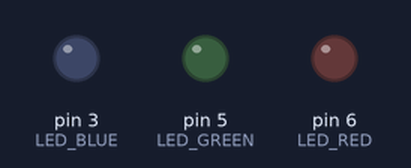
Recording of a sketch running on a simulated Arduino Uno, built with avr-gcc and run on an emulated ATmega328P. Parts: output pins drawn as LEDs (lit = HIGH).

Above: at 0.1 s.
At 5.1 s:
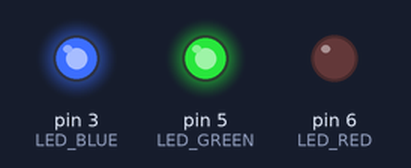
At 8.6 s:
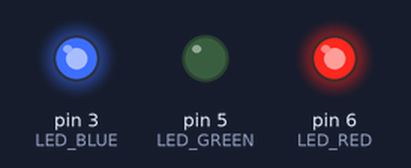
At 20.1 s:
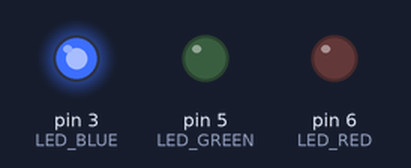
At 29.75 s:
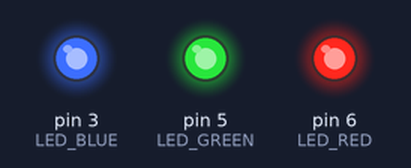
At 39.75 s:
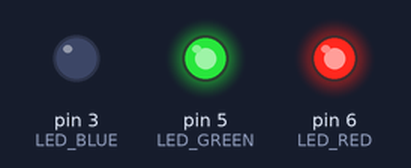
Timing chart, 0 to 40.0 s (numbered marks = the images above):
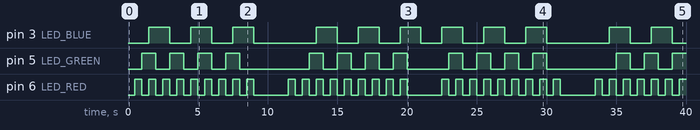

Measured:
- by itself, pin 3 (LED_BLUE): LOW → HIGH at 1.5 s, → LOW 1.5 s later, → HIGH 1.5 s later, → LOW 1.5 s later, … (22 changes in this stretch)
- by itself, pin 5 (LED_GREEN): LOW → HIGH at 1.0 s, → LOW 1.0 s later, → HIGH 1.0 s later, → LOW 1.0 s later, … (29 changes in this stretch)
- by itself, pin 6 (LED_RED): repeats every 11.0 s: 8 × (LOW 0.50 s, HIGH 0.50 s), LOW 2.5 s, HIGH 0.50 s

The sketch:

EX2.ino
```cpp
#define LED_RED 6
#define LED_GREEN 5
#define LED_BLUE 3

bool blink = true;

void blinkRedLed()
{
    const unsigned long redLedBlinkInterval = 500UL;
    static int redLedState = LOW;
    static unsigned long lastRedLedBlinkTime = 0UL;

    if (millis() - lastRedLedBlinkTime >= redLedBlinkInterval)
    {
        if (redLedState == HIGH)
        {
            redLedState = LOW;
        }
        else
        {
            redLedState = HIGH;
        }

        lastRedLedBlinkTime += redLedBlinkInterval;

        if (!blink) {
          digitalWrite(LED_RED, LOW);
        }
        else {
          digitalWrite(LED_RED, redLedState);
        }
    }
}

void blinkGreenLed()
{
    const unsigned long greenLedBlinkInterval = 1000UL;
    static int greenLedState = LOW;
    static unsigned long lastGreenLedBlinkTime = 0UL;

    if (millis() - lastGreenLedBlinkTime >= greenLedBlinkInterval)
    {
        if (greenLedState == HIGH)
        {
            greenLedState = LOW;
        }
        else
        {
            greenLedState = HIGH;
        }

        lastGreenLedBlinkTime += greenLedBlinkInterval;

        if (!blink) {
          digitalWrite(LED_GREEN, LOW);
        }
        else {
          digitalWrite(LED_GREEN, greenLedState);
        }
    }
}

void blinkBlueLed()
{
    const unsigned long blueLedBlinkInterval = 1500UL;
    static int blueLedState = LOW;
    static unsigned long lastBlueLedBlinkTime = 0UL;

    if (millis() - lastBlueLedBlinkTime >= blueLedBlinkInterval)
    {
        if (blueLedState == HIGH)
        {
            blueLedState = LOW;
        }
        else
        {
            blueLedState = HIGH;
        }

        lastBlueLedBlinkTime += blueLedBlinkInterval;

        if (!blink) {
          digitalWrite(LED_BLUE, LOW);
        }
        else {
          digitalWrite(LED_BLUE, blueLedState);
        }
    }
}

void stopBlinking() {
    const unsigned long noBlinkInterval = 9000UL;
    const unsigned long noBlinkDuration = 2000UL;

    static unsigned long lastNoBlinkTime = 0UL;
    static unsigned long noBlinkDurationStart = 9000UL;

    if (millis() - lastNoBlinkTime >= noBlinkInterval)
    {
        if (millis() - noBlinkDurationStart < noBlinkDuration) {
          blink = false;
        }
        else {
          blink = true;
          noBlinkDurationStart += noBlinkInterval + noBlinkDuration;
          lastNoBlinkTime += noBlinkInterval + noBlinkDuration;
        }
    }
}

void setup()
{
    pinMode(LED_RED, OUTPUT);
    digitalWrite(LED_RED, LOW);

    pinMode(LED_GREEN, OUTPUT);
    digitalWrite(LED_GREEN, LOW);

    pinMode(LED_BLUE, OUTPUT);
    digitalWrite(LED_BLUE, LOW);
}

void loop()
{
    stopBlinking();
    blinkRedLed();
    blinkGreenLed();
    blinkBlueLed();
}
```
